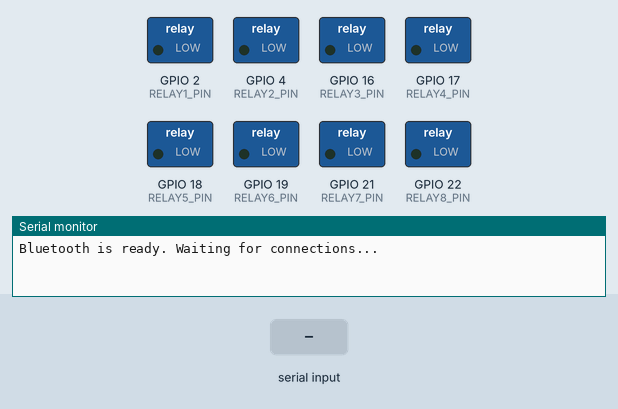
Bench run of a sketch on a simulated ESP32. On the bench: switched loads named in the sketch (green lamp = pin HIGH), the last lines printed to the serial monitor. The inputs (shaded band) are chosen by the test bench. Nothing arrives over Bluetooth unless stated.

Above: at 1.2 s.
1.3 s: "ON1" received over the second serial link
At 3.5 s:
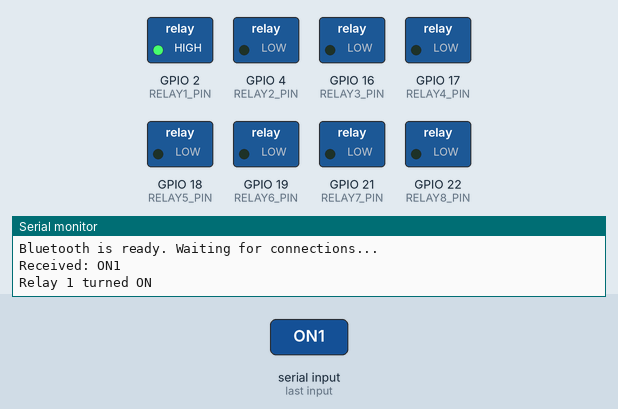
3.8 s: "ON2" received over the second serial link
At 5.6 s:
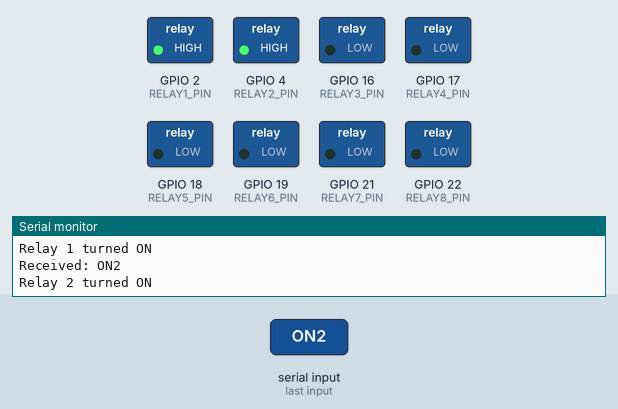
6.3 s: "OFF1" received over the second serial link
At 8.5 s:
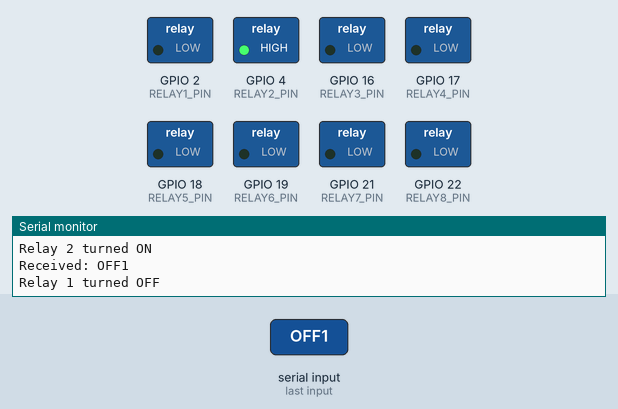
8.8 s: "OFF2" received over the second serial link
At 10.6 s:
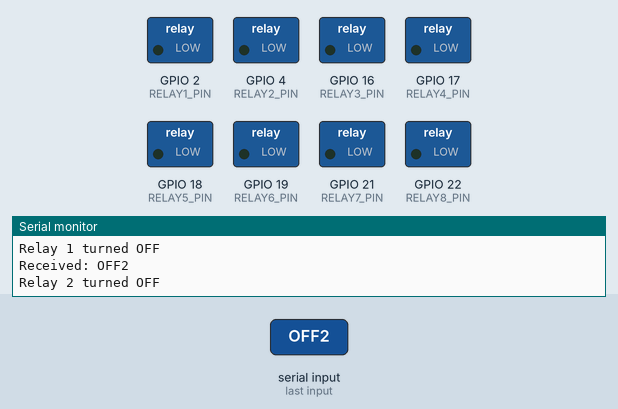
Timing chart, 0 to 12.1 s (numbered marks = the images above; inputs shaded):
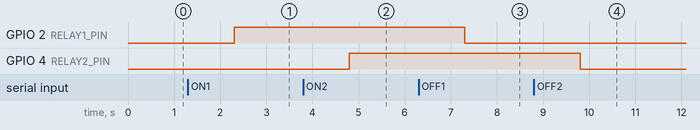

Measured:
- after the input at 1.3 s, GPIO 2 (RELAY1_PIN): LOW → HIGH after 1.0 s
- after the input at 3.8 s, GPIO 4 (RELAY2_PIN): LOW → HIGH after 1.0 s
- after the input at 6.3 s, GPIO 2 (RELAY1_PIN): HIGH → LOW after 1.0 s
- after the input at 8.8 s, GPIO 4 (RELAY2_PIN): HIGH → LOW after 1.0 s

The sketch:

firstConnection.ino
```cpp
#include "BluetoothSerial.h"  // Include the Bluetooth Serial library

BluetoothSerial SerialBT;  // Create a Bluetooth Serial object

// Define relay pins
#define RELAY1_PIN 2
#define RELAY2_PIN 4
#define RELAY3_PIN 16
#define RELAY4_PIN 17
#define RELAY5_PIN 18
#define RELAY6_PIN 19
#define RELAY7_PIN 21
#define RELAY8_PIN 22

void setup() {
  // Initialize Serial Monitor for debugging
  Serial.begin(115200);

  // Initialize Bluetooth Serial
  SerialBT.begin("LilyGO_T_Relay_8");  // Set the Bluetooth device name
  Serial.println("Bluetooth is ready. Waiting for connections...");

  // Set relay pins as OUTPUT
  pinMode(RELAY1_PIN, OUTPUT);
  pinMode(RELAY2_PIN, OUTPUT);
  pinMode(RELAY3_PIN, OUTPUT);
  pinMode(RELAY4_PIN, OUTPUT);
  pinMode(RELAY5_PIN, OUTPUT);
  pinMode(RELAY6_PIN, OUTPUT);
  pinMode(RELAY7_PIN, OUTPUT);
  pinMode(RELAY8_PIN, OUTPUT);

  // Turn off all relays initially
  digitalWrite(RELAY1_PIN, LOW);
  digitalWrite(RELAY2_PIN, LOW);
  digitalWrite(RELAY3_PIN, LOW);
  digitalWrite(RELAY4_PIN, LOW);
  digitalWrite(RELAY5_PIN, LOW);
  digitalWrite(RELAY6_PIN, LOW);
  digitalWrite(RELAY7_PIN, LOW);
  digitalWrite(RELAY8_PIN, LOW);
}

void loop() {
  // Check if data is available from Bluetooth
  if (SerialBT.available()) {
    String command = SerialBT.readString();  // Read the incoming command
    Serial.println("Received: " + command);  // Print it for debugging

    // Control Relay 1
    if (command == "ON1") {
      digitalWrite(RELAY1_PIN, HIGH);
      Serial.println("Relay 1 turned ON");
    } else if (command == "OFF1") {
      digitalWrite(RELAY1_PIN, LOW);
      Serial.println("Relay 1 turned OFF");
    }

    // Control Relay 2
    else if (command == "ON2") {
      digitalWrite(RELAY2_PIN, HIGH);
      Serial.println("Relay 2 turned ON");
    } else if (command == "OFF2") {
      digitalWrite(RELAY2_PIN, LOW);
      Serial.println("Relay 2 turned OFF");
    }

    // Add similar blocks for Relay 3 to Relay 8
  }
}
```
